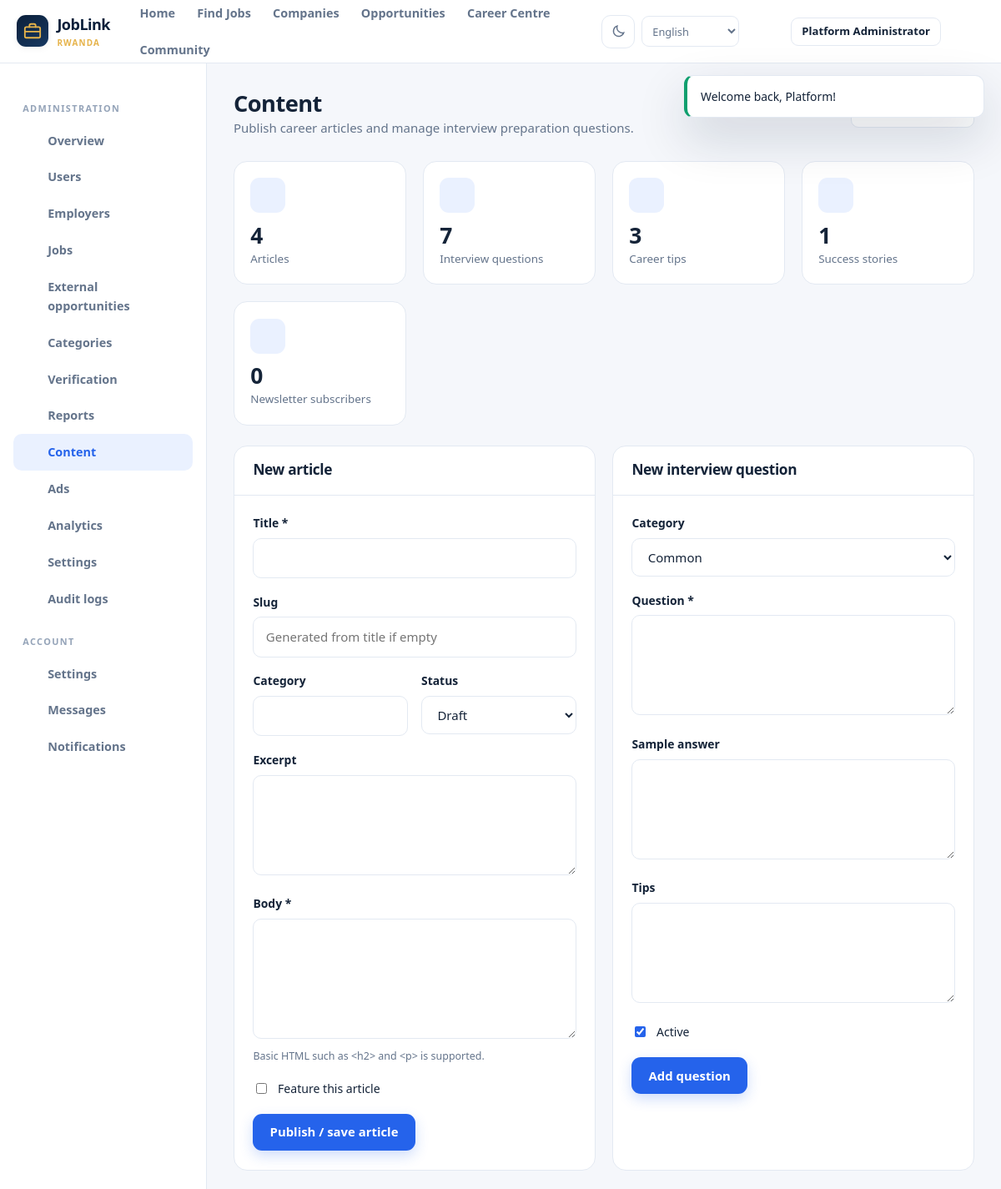
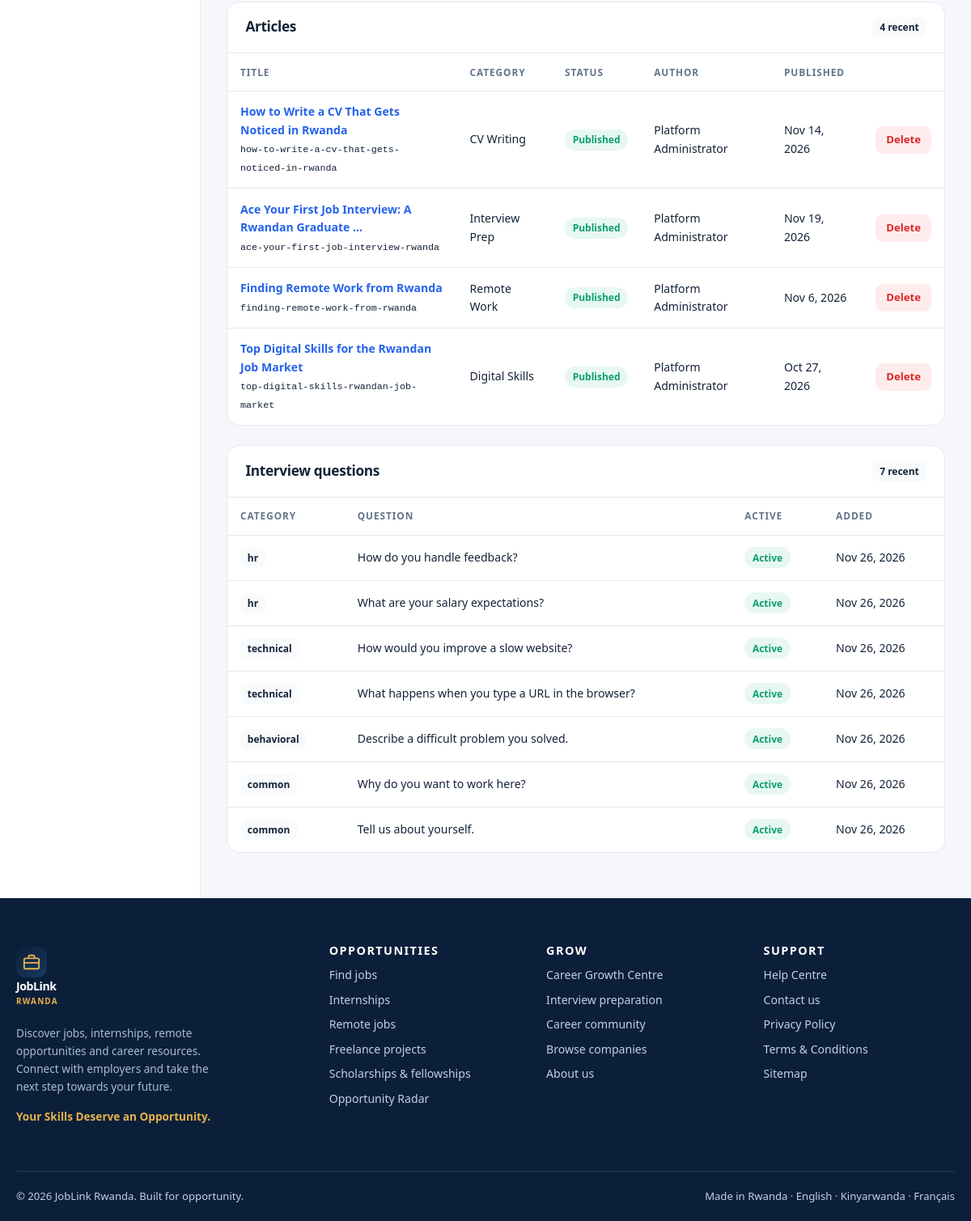
Page /admin/content (signed in) on the committed database (2 pictures, top to bottom).
### tables this page shows
CREATE TABLE IF NOT EXISTS users (
    id INT UNSIGNED AUTO_INCREMENT PRIMARY KEY,
    name VARCHAR(150) NOT NULL,
    email VARCHAR(190) NOT NULL,
    password_hash VARCHAR(255) NOT NULL,
    role ENUM('seeker','employer','freelancer','admin') NOT NULL DEFAULT 'seeker',
    phone VARCHAR(40) DEFAULT NULL,
    avatar VARCHAR(255) DEFAULT NULL,
    status ENUM('active','pending','suspended','deactivated') NOT NULL DEFAULT 'active',
    email_verified_at DATETIME DEFAULT NULL,
    verification_token VARCHAR(64) DEFAULT NULL,
    remember_token VARCHAR(64) DEFAULT NULL,
    last_login_at DATETIME DEFAULT NULL,
    created_at DATETIME NOT NULL DEFAULT CURRENT_TIMESTAMP,
    updated_at DATETIME NOT NULL DEFAULT CURRENT_TIMESTAMP ON UPDATE CURRENT_TIMESTAMP,
    deleted_at DATETIME DEFAULT NULL,
    UNIQUE KEY uq_users_email (email),
    KEY idx_users_role_status (role, status),
    KEY idx_users_created (created_at)
);

CREATE TABLE IF NOT EXISTS articles (
    id INT UNSIGNED AUTO_INCREMENT PRIMARY KEY,
    author_id INT UNSIGNED DEFAULT NULL,
    title VARCHAR(220) NOT NULL,
    slug VARCHAR(240) NOT NULL,
    excerpt TEXT,
    body TEXT NOT NULL,
    category VARCHAR(80) DEFAULT NULL,
    image VARCHAR(255) DEFAULT NULL,
    status ENUM('draft','published','archived') NOT NULL DEFAULT 'draft',
    featured TINYINT(1) NOT NULL DEFAULT 0,
    views INT UNSIGNED NOT NULL DEFAULT 0,
    published_at DATETIME DEFAULT NULL,
    created_at DATETIME NOT NULL DEFAULT CURRENT_TIMESTAMP,
    updated_at DATETIME NOT NULL DEFAULT CURRENT_TIMESTAMP ON UPDATE CURRENT_TIMESTAMP,
    UNIQUE KEY uq_articles_slug (slug),
    KEY idx_articles_status (status, published_at)
);

CREATE TABLE IF NOT EXISTS interview_questions (
    id INT UNSIGNED AUTO_INCREMENT PRIMARY KEY,
    category ENUM('common','technical','hr','behavioral') NOT NULL DEFAULT 'common',
    question TEXT NOT NULL,
    sample_answer TEXT,
    tips TEXT,
    active TINYINT(1) NOT NULL DEFAULT 1,
    created_at DATETIME NOT NULL DEFAULT CURRENT_TIMESTAMP
);

### app/Views/admin/content.php (the view, shortened to what the rows shown need)
<div class="dashboard">
  <?php
  include BASE_PATH . '/app/Views/partials/dashboard_sidebar.php';
  ?>
  <main class="dash-main">
    <div class="dash-head">
      <div><h1>Content</h1><p>Publish career articles and manage interview preparation questions.</p></div>
      <a class="btn btn-outline btn-sm" href="<?= e(url('career-centre')) ?>">View career centre</a>
    </div>
    <div class="grid grid-4" style="margin-bottom:1.5rem">
      <?php foreach ([['Articles', 'articles', 'edit'], ['Interview questions', 'questions', 'chat'], ['Career tips', 'tips', 'info'], ['Success stories', 'stories', 'award'], ['Newsletter subscribers', 'newsletters', 'mail']] as $card): ?>
        <div class="stat-card"><div class="stat-icon"><?= icon($card[2], 20) ?></div><strong><?= e(number_format((int) ($counts[$card[1]] ?? 0))) ?></strong><span><?= e($card[0]) ?></span></div>
      <?php endforeach; ?>
    </div>
    <div class="grid grid-2">
      <section class="panel">
        <div class="panel-head"><h2>New article</h2></div>
        <div class="panel-body">
          <form method="post" action="<?= e(url('admin/content/articles')) ?>">
            <div class="form-group">
              <label class="form-label" for="article-title">Title *</label>
              <input class="form-control" id="article-title" name="title" maxlength="220" required value="<?= e(old('title')) ?>">
            </div>
            <div class="form-group">
              <label class="form-label" for="article-slug">Slug</label>
              <input class="form-control" id="article-slug" name="slug" maxlength="240" placeholder="Generated from title if empty" value="<?= e(old('slug')) ?>">
            </div>
            <div class="form-row">
              <div class="form-group">
                <label class="form-label" for="article-category">Category</label>
                <input class="form-control" id="article-category" name="category" maxlength="80" value="<?= e(old('category')) ?>">
              </div>
              <div class="form-group">
                <label class="form-label" for="article-status">Status</label>
                <select class="form-control" id="article-status" name="status">
                  <?php foreach (['draft', 'published', 'archived'] as $option): ?>
                    <option value="<?= e($option) ?>" <?= old('status', 'draft') === $option ? 'selected' : '' ?>><?= e(ucfirst($option)) ?></option>
                  <?php endforeach; ?>
                </select>
              </div>
            </div>
            <div class="form-group">
              <label class="form-label" for="article-excerpt">Excerpt</label>
              <textarea class="form-control" id="article-excerpt" name="excerpt" rows="2"><?= e(old('excerpt')) ?></textarea>
            </div>
            <div class="form-group">
              <label class="form-label" for="article-body">Body *</label>
              <textarea class="form-control" id="article-body" name="body" rows="5" required><?= e(old('body')) ?></textarea>
              <span class="form-hint">Basic HTML such as &lt;h2&gt; and &lt;p&gt; is supported.</span>
            </div>
            <label class="checkbox"><input type="checkbox" name="featured" value="1" <?= old('featured') ? 'checked' : '' ?>> Feature this article</label>
            <div style="margin-top:1.2rem"><button class="btn btn-primary" type="submit">Publish / save article</button></div>
          </form>
        </div>
      </section>
      <section class="panel">
        <div class="panel-head"><h2>New interview question</h2></div>
        <div class="panel-body">
          <form method="post" action="<?= e(url('admin/content/questions')) ?>">
            <div class="form-group">
              <label class="form-label" for="question-category">Category</label>
              <select class="form-control" id="question-category" name="category">
                <?php foreach (['common', 'technical', 'hr', 'behavioral'] as $option): ?>
                  <option value="<?= e($option) ?>" <?= old('category', 'common') === $option ? 'selected' : '' ?>><?= e(ucfirst($option)) ?></option>
                <?php endforeach; ?>
              </select>
            </div>
            <div class="form-group">
              <label class="form-label" for="question-text">Question *</label>
              <textarea class="form-control" id="question-text" name="question" rows="2" required><?= e(old('question')) ?></textarea>
            </div>
            <div class="form-group">
              <label class="form-label" for="question-answer">Sample answer</label>
              <textarea class="form-control" id="question-answer" name="sample_answer" rows="4"><?= e(old('sample_answer')) ?></textarea>
            </div>
            <div class="form-group">
              <label class="form-label" for="question-tips">Tips</label>
              <textarea class="form-control" id="question-tips" name="tips" rows="2"><?= e(old('tips')) ?></textarea>
            </div>
            <label class="checkbox"><input type="checkbox" name="active" value="1" <?= old('active', '1') ? 'checked' : '' ?>> Active</label>
            <div style="margin-top:1.2rem"><button class="btn btn-primary" type="submit">Add question</button></div>
          </form>
        </div>
      </section>
    </div>
    <section class="panel">
      <div class="panel-head"><h2>Articles</h2><span class="badge"><?= e(count($articles)) ?> recent</span></div>
      <div class="panel-body panel-body flush">
        <?php if (!$articles): ?>
          <?php $emptyTitle = 'No articles yet'; $emptyText = 'Use the form above to publish your first article.'; include BASE_PATH . '/app/Views/partials/empty.php'; ?>
        <?php else: ?>
          <div class="table-wrap"><table><thead><tr><th>Title</th><th>Category</th><th>Status</th><th>Author</th><th>Published</th><th></th></tr></thead><tbody>
            <?php foreach ($articles as $row): ?>
              <tr>
                <td>
                  <a href="<?= e(url('career-centre/' . $row['slug'])) ?>"><strong><?= e(str_limit((string) $row['title'], 50)) ?></strong></a><br>
                  <small><code><?= e($row['slug']) ?></code></small>
                </td>
                <td><?= e($row['category'] ?: '—') ?></td>
                <td><span class="status status-<?= e($row['status']) ?>"><?= e($row['status']) ?></span></td>
                <td><?= e($row['author_name'] ?: '—') ?></td>
                <td><?= e(format_date($row['published_at'] ?? null)) ?></td>
                <td>
                  <form method="post" action="<?= e(url('admin/content/articles/' . $row['id'] . '/delete')) ?>" onsubmit="return confirm('Delete this article permanently?')">
                    <button class="btn btn-sm btn-danger" type="submit">Delete</button>
                  </form>
                </td>
              </tr>
            <?php endforeach; ?>
          </tbody></table></div>
        <?php endif; ?>
      </div>
    </section>
    <section class="panel">
      <div class="panel-head"><h2>Interview questions</h2><span class="badge"><?= e(count($questions)) ?> recent</span></div>
      <div class="panel-body panel-body flush">
        <?php if (!$questions): ?>
          <?php $emptyTitle = 'No questions yet'; $emptyText = 'Add common interview questions for the preparation centre.'; include BASE_PATH . '/app/Views/partials/empty.php'; ?>
        <?php else: ?>
          <div class="table-wrap"><table><thead><tr><th>Category</th><th>Question</th><th>Active</th><th>Added</th></tr></thead><tbody>
            <?php foreach ($questions as $row): ?>
              <tr>
                <td><span class="badge"><?= e($row['category']) ?></span></td>
                <td><?= e(str_limit(strip_tags((string) $row['question']), 130)) ?></td>
                <td><span class="status <?= (int) $row['active'] === 1 ? 'status-published' : '' ?>"><?= (int) $row['active'] === 1 ? 'Active' : 'Hidden' ?></span></td>
                <td><?= e(format_date($row['created_at'] ?? null)) ?></td>
              </tr>
            <?php endforeach; ?>
          </tbody></table></div>
        <?php endif; ?>
      </div>
    </section>
  </main>
</div>

### app/Core/Router.php (shortened to what the rows shown need)
<?php
final class Router
{
    private array $routes = [];
    private array $middleware = [];
    public function middleware(string $name, callable $handler): void
    {
        $this->middleware[$name] = $handler;
    }
    public function add(string $methods, string $pattern, string $handler, array $middleware = []): void
    {
        foreach (explode('|', $methods) as $method) {
            $this->routes[] = [
                'method' => strtoupper(trim($method)),
                'regex' => $this->compile($pattern),
                'handler' => $handler,
                'middleware' => $middleware,
                'pattern' => $pattern,
            ];
        }
    }
    private function compile(string $pattern): string
    {
        $pattern = preg_replace('/\/(?=\{[a-zA-Z_]+\?\})/', '', $pattern) ?? $pattern;
        $pattern = preg_replace_callback('/\{([a-zA-Z_]+)(\?)?\}/', static function ($m) {
            return ($m[2] ?? '') === '?' ? '(?:/(?P<' . $m[1] . '>[^/]+))?' : '(?P<' . $m[1] . '>[^/]+)';
        }, $pattern) ?? $pattern;
        return '#^' . $pattern . '$#u';
    }
    public function dispatch(Request $request): void
    {
        foreach ($this->routes as $route) {
            if ($route['method'] !== $request->method) {
                continue;
            }
            if (!preg_match($route['regex'], $request->path, $matches)) {
                continue;
            }
            $params = [];
            $request->setRouteParams($params);
            foreach ($route['middleware'] as $middleware) {
                [$name, $argument] = array_pad(explode(':', $middleware, 2), 2, null);
                $result = ($this->middleware[$name])($request, $argument);
            }
            [$class, $method] = explode('@', $route['handler'], 2);
            $controller = new $fqcn($request);
            $controller->{$method}();
            return;
        }
    }
}

### app/Views/partials/header.php (shortened to what the rows shown need)
<?php
$user = Auth::user();
$unread = $user ? (int) App\Core\Database::scalar('SELECT COUNT(*) FROM notifications WHERE user_id = :id AND is_read = 0', ['id' => $user['id']]) : 0;
$currentPath = parse_url($_SERVER['REQUEST_URI'] ?? '/', PHP_URL_PATH) ?: '/';
$isActive = static fn(string $path): string => str_contains($currentPath, $path) ? ' active' : '';
?>
<header class="site-header">
  <div class="container nav-container">
    <a class="brand" href="<?= e(url()) ?>" aria-label="JobLink Rwanda home">
      <span class="brand-mark"><svg viewBox="0 0 24 24" fill="none" stroke="currentColor" stroke-width="2" stroke-linecap="round"><rect x="2" y="7" width="20" height="14" rx="2"/><path d="M8 7V5a2 2 0 0 1 2-2h4a2 2 0 0 1 2 2v2M2 13h20"/></svg></span>
      <span>JobLink<small>Rwanda</small></span>
    </a>
    <nav class="nav-links" aria-label="Main navigation">
      <a class="nav-link<?= $currentPath === rtrim(BASE_URL, '/') . '/' || $currentPath === '/' ? ' active' : '' ?>" href="<?= e(url()) ?>"><?= t('nav_home') ?></a>
      <a class="nav-link<?= $isActive('/jobs') ?>" href="<?= e(url('jobs')) ?>"><?= t('nav_jobs') ?></a>
      <a class="nav-link<?= $isActive('/companies') ?>" href="<?= e(url('companies')) ?>"><?= t('nav_companies') ?></a>
      <a class="nav-link<?= $isActive('/opportunity-radar') ?>" href="<?= e(url('opportunity-radar')) ?>"><?= t('nav_opportunities') ?></a>
      <a class="nav-link<?= $isActive('/career-centre') ?>" href="<?= e(url('career-centre')) ?>"><?= t('nav_career') ?></a>
      <a class="nav-link<?= $isActive('/community') ?>" href="<?= e(url('community')) ?>"><?= t('nav_community') ?></a>
    </nav>
    <div class="nav-actions">
      <button class="theme-toggle" type="button" aria-label="Toggle dark mode"><?= icon('moon', 18) ?></button>
      <select class="lang-picker" aria-label="<?= e(t('language')) ?>" onchange="window.location.href='<?= e(url()) ?>?lang='+this.value">
        <?php foreach (I18n::supported() as $code => $name): ?>
          <option value="<?= e($code) ?>" <?= I18n::locale() === $code ? 'selected' : '' ?>><?= e($name) ?></option>
        <?php endforeach; ?>
      </select>
      <?php if ($user): ?>
        <?php if ($unread > 0): ?>
        <div class="notif-wrap">
          <a id="notif-toggle" class="btn btn-ghost btn-sm" href="<?= e(url('notifications')) ?>" aria-label="Notifications"><?= icon('bell', 20) ?><span class="notif-dot"></span></a>
          <div id="notif-panel" class="notif-panel hide"><div id="notif-list" class="small muted" style="padding:.8rem">Loading…</div></div>
        </div>
        <?php else: ?>
          <a class="btn btn-ghost btn-sm" href="<?= e(url('notifications')) ?>" aria-label="Notifications"><?= icon('bell', 20) ?></a>
        <?php endif; ?>
        <a class="btn btn-outline btn-sm" href="<?= e(url(match ($user['role']) {
          'admin' => 'admin/dashboard', 'employer' => 'employer/dashboard',
          'freelancer' => 'freelancer/dashboard', default => 'dashboard',
        })) ?>"><?= e($user['name']) ?></a>
        <form method="post" action="<?= e(url('logout')) ?>" class="m-0"><?= csrf_field() ?><button class="btn btn-ghost btn-sm" type="submit" title="<?= e(t('logout')) ?>"><?= icon('arrow', 18) ?></button></form>
      <?php endif; ?>
    </div>
  </div>
</header>

### rows in the picture
users: name "Platform Administrator"
articles: title "How to Write a CV That Gets Noticed in Rwanda", slug "how-to-write-a-cv-that-gets-noticed-in-rwanda", category "CV Writing", status "Published", author.name "Platform Administrator", published_at "Nov 14, 2026"
articles: title "Ace Your First Job Interview: A Rwandan Graduate …", slug "ace-your-first-job-interview-rwanda", category "Interview Prep", status "Published", author.name "Platform Administrator", published_at "Nov 19, 2026"
articles: title "Finding Remote Work from Rwanda", slug "finding-remote-work-from-rwanda", category "Remote Work", status "Published", author.name "Platform Administrator", published_at "Nov 6, 2026"
articles: title "Top Digital Skills for the Rwandan Job Market", slug "top-digital-skills-rwandan-job-market", category "Digital Skills", status "Published", author.name "Platform Administrator", published_at "Oct 27, 2026"
interview_questions: category "hr", question "How do you handle feedback?", active "Active", created_at "Nov 26, 2026"
interview_questions: category "hr", question "What are your salary expectations?", active "Active", created_at "Nov 26, 2026"
interview_questions: category "technical", question "How would you improve a slow website?", active "Active", created_at "Nov 26, 2026"
interview_questions: category "technical", question "What happens when you type a URL in the browser?", active "Active", created_at "Nov 26, 2026"
interview_questions: category "behavioral", question "Describe a difficult problem you solved.", active "Active", created_at "Nov 26, 2026"
interview_questions: category "common", question "Why do you want to work here?", active "Active", created_at "Nov 26, 2026"
interview_questions: category "common", question "Tell us about yourself.", active "Active", created_at "Nov 26, 2026"

### other values in the picture
$link[0] "Overview"
$link[0] "Users"
$link[0] "Employers"
$link[0] "Jobs"
$link[0] "External opportunities"
$link[0] "Categories"
$link[0] "Verification"
$link[0] "Reports"
$link[0] "Content"
$link[0] "Ads"
$link[0] "Analytics"
$link[0] "Settings"
$link[0] "Audit logs"
$counts[$card[1]] "4"
$card[0] "Articles"
